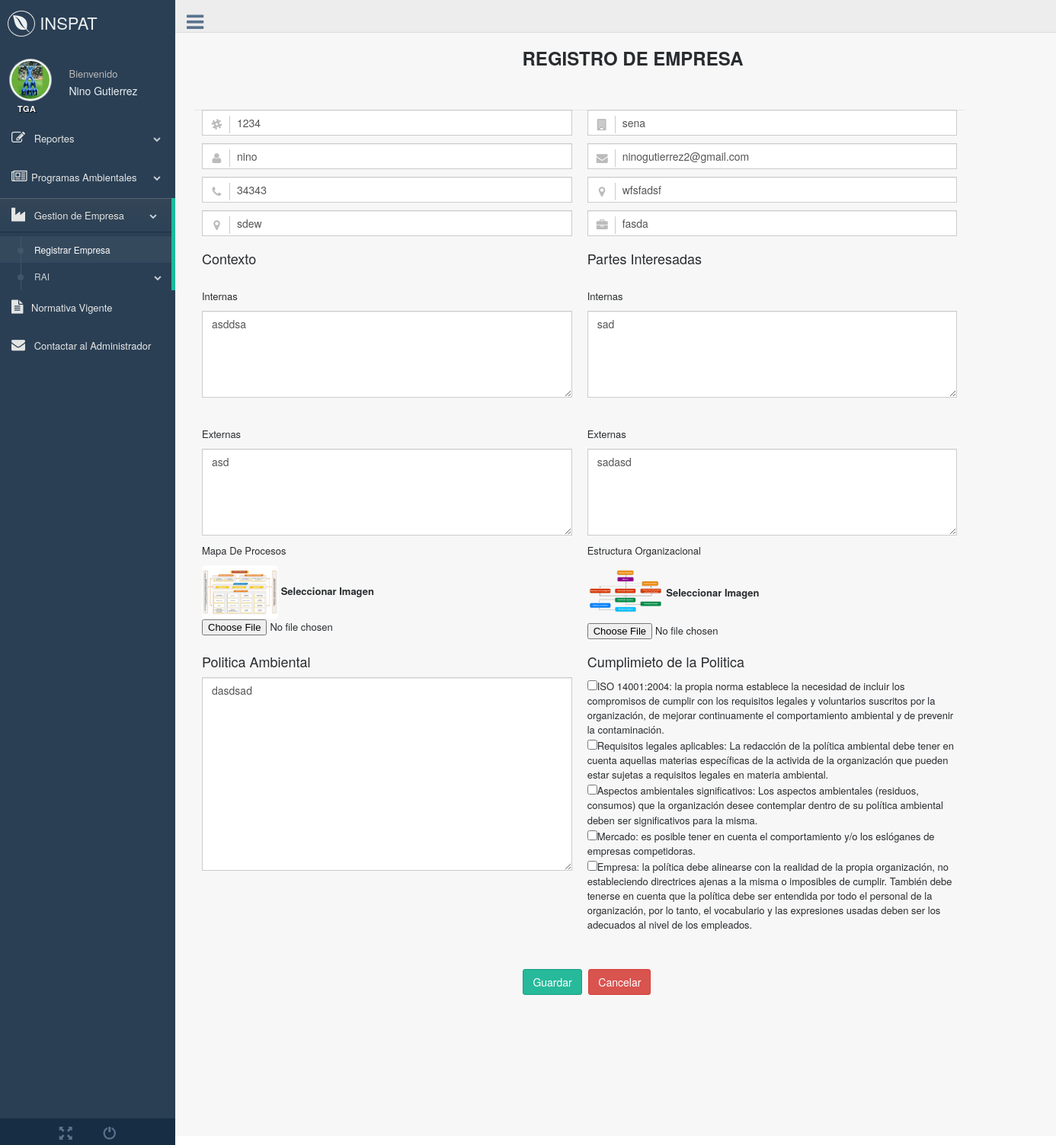
/production/crearempresa.php (signed in), run on the app's committed database.
### tables this page shows
CREATE TABLE `empresa` (
  `id_Emp` int(11) NOT NULL COMMENT 'Llave primaria y es el NIT de la empresa.',
  `Nit_Emp` int(11) DEFAULT NULL,
  `Sede_Emp` varchar(45) DEFAULT NULL,
  `Nom_Emp` varchar(45) NOT NULL COMMENT 'Nombre de la empresa.',
  `Dir_Emp` varchar(45) NOT NULL COMMENT 'Dirección de la Empresa.',
  `Tel_Emp` int(11) DEFAULT NULL COMMENT 'Telefono de la empresa.',
  `Act_Emp` varchar(255) NOT NULL COMMENT 'Actividad de la empresa ( A que se dedica la empresa).',
  `Correo_Emp` varchar(45) NOT NULL COMMENT 'Correo electronico de la empresa.',
  `Politica_Emp` longtext,
  `R_legal` varchar(100) DEFAULT NULL,
  `ct_int` mediumtext,
  `ct_ext` mediumtext,
  `in_int` mediumtext,
  `int_ext` mediumtext,
  `m_pro` varchar(50) DEFAULT NULL,
  `e_org` varchar(50) DEFAULT NULL,
  `fk_id_Usu` int(11) DEFAULT NULL COMMENT 'Llave foranea y la relación de uno a muchos con la tabla Usuario.'
);

### production/crearempresa.php (the view, shortened to what this page needs)
<?php
$conexion=new Conectar;
$base=$conexion->conexion();
$sql="SELECT * FROM empresa WHERE empresa.fk_id_Usu =".$_SESSION['id'];
$sentencia=$base->prepare($sql);
$sentencia->execute();
$resultado=$sentencia->fetch(PDO::FETCH_ASSOC);
 ?>
<!DOCTYPE html>
<html lang="en">
  <head>
    <link href="../vendors/bootstrap/dist/css/bootstrap.min.css" rel="stylesheet">
    <link href="../vendors/font-awesome/css/font-awesome.min.css" rel="stylesheet">
    <link href="../vendors/iCheck/skins/flat/green.css" rel="stylesheet">
    <link href="../vendors/bootstrap-progressbar/css/bootstrap-progressbar-3.3.4.min.css" rel="stylesheet">
    <link href="css/maps/jquery-jvectormap-2.0.3.css" rel="stylesheet"/>
    <link href="css/lightbox.css" rel="stylesheet">
    <link href="../build/css/custom.min.css" rel="stylesheet">
  </head>
  <body class="nav-md">
   <?php require_once('index.php'); ?>
        <div class="top_nav">
          <div class="nav_menu">
            <nav class="" role="navigation">
              <div class="nav toggle">
                <a id="menu_toggle"><i class="fa fa-bars"></i></a>
              </div>
            </nav>
          </div>
        </div>
        <div class="right_col" role="main">
          <div class="row">
            <div class="col-md-11 col-sm-11 col-xs-12">
       <h3 class="col-md-8 col-sm-8 col-xs-12 col-md-offset-5"><b>REGISTRO DE EMPRESA</b></small></h3>
                  <div class="x_content">
                    <br/>
                    <form class="form-horizontal form-label-left input_mask" action="php/insertarempresa.php" method="post" enctype="multipart/form-data">
                      <div class="col-md-6 col-sm-6 col-xs-12 form-group has-feedback">
                        <input type="number" class="form-control has-feedback-left" id="inputSuccess3" name="nit" placeholder="NIT" value="<?php echo $resultado['Nit_Emp']; ?>">
                      </div>
                      <div class="col-md-6 col-sm-6 col-xs-12 form-group has-feedback">
                        <input type="text" class="form-control has-feedback-left" id="inputSuccess2" name="nom" placeholder="Nombre de la Empresa" value="<?php echo $resultado['Nom_Emp']; ?>" required>
                      </div>
                      <div class="col-md-6 col-sm-6 col-xs-12 form-group has-feedback">
                        <input type="text" class="form-control has-feedback-left" id="inputSuccess2" placeholder="Representante Legal" name="rep" value="<?php echo $resultado['R_legal']; ?>">
                      </div>
                      <div class="col-md-6 col-sm-6 col-xs-12 form-group has-feedback">
                        <input type="email" class="form-control has-feedback-left" id="inputSuccess4" placeholder="Email" name="email" value="<?php echo $resultado['Correo_Emp']; ?>" required >
                      </div>
                      <div class="col-md-6 col-sm-6 col-xs-12 form-group has-feedback">
                        <input type="number" class="form-control has-feedback-left" id="inputSuccess5" placeholder="Telefono" name="tel" value="<?php  echo $resultado['Tel_Emp'];?>" >
                      </div>
                       <div class="col-md-6 col-sm-6 col-xs-12 form-group has-feedback">
                        <input type="text" class="form-control has-feedback-left" id="inputSuccess6" placeholder="Direccion" name="dir" value="<?php echo $resultado['Dir_Emp']; ?>" required>
                      </div>
                      <div class="col-md-6 col-sm-6 col-xs-12 form-group has-feedback">
                        <input type="text" class="form-control has-feedback-left" id="inputSuccess7" placeholder="Sedes" name="sede" value="<?php echo $resultado['Sede_Emp']; ?>" >
                      </div>
                      <div class="col-md-6 col-sm-6 col-xs-12 form-group has-feedback">
                        <input type="text" class="form-control has-feedback-left" id="inputSuccess8" placeholder="Actividad" name="act" value="<?php echo $resultado['Act_Emp']; ?>" required>
                      </div>
                      <div class="col-md-6 col-sm-6 col-xs-12 form-group has-feedback">
                      <h2>Contexto</h2>
                       <p>Internas</p><textarea class="form-control" rows="5" name="c_int"><?php echo $resultado['ct_int']; ?></textarea>
                      <p>Externas</p><textarea class="form-control" rows="5" name="c_ext"><?php echo $resultado['ct_ext']; ?></textarea>
                      </div>
                      <div class="col-md-6 col-sm-6 col-xs-12 form-group has-feedback">
                      <h2>Partes Interesadas</h2>
                       <p>Internas</p><textarea class="form-control" rows="5" name="pin_int"><?php echo $resultado['in_int']; ?></textarea>
                      <p>Externas</p><textarea class="form-control" rows="5" name="pin_ext"><?php echo $resultado['int_ext']; ?></textarea>
                      </div>
                      <div class="col-md-6 col-sm-6 col-xs-12 form-group has-feedback">
                        <p>Mapa De Procesos</p>
                   <a href="images/mapaproceso/<?php echo $resultado['m_pro'] ?>" data-lightbox="image-1" data-title="Mapa de proceso"><img src="images/mapaproceso/<?php echo $resultado['m_pro'] ?>" width="100px" class="img-rounded"></a>
                        <label class="control-label">Seleccionar Imagen</label>
                           <input class="img" type="file" name="imgmap" accept="image/*" class="file-loading" '>
                        <span class="form-control-feedback rigth"></span>
                      </div>
                      <div class="col-md-6 col-sm-6 col-xs-12 form-group has-feedback">
                        <p>Estructura Organizacional</p>
<a href="images/estructuraorg/<?php echo $resultado['e_org'] ?>" data-lightbox="image-1" data-title="Estructura organizacional"><img  src="images/estructuraorg/<?php echo $resultado['e_org'] ?>" width="100px" class="img-rounded"></a>
                        <label class="control-label">Seleccionar Imagen</label>
                           <input class="img" type="file" name="imgest" accept="image/*" class="file-loading">
                        <span class="form-control-feedback rigth"></span>
                      </div>
                       <div class="col-md-6 col-sm-6 col-xs-12 form-group has-feedback">
                        <h2>Politica Ambiental</h2><textarea class="form-control" rows="12" name="pol" placeholder='Politica Ambiental'><?php echo $resultado['Politica_Emp']; ?></textarea>
                      </div>
                      <div class="col-md-6 col-sm-6 col-xs-12 form-group has-feedback">
                        <h2>Cumplimieto de la Politica</h2>
                        <div><input type="checkbox" required>ISO 14001:2004: la propia norma establece la necesidad de incluir los compromisos de cumplir con los requisitos legales y voluntarios suscritos por la organización, de mejorar continuamente el comportamiento ambiental y de prevenir la contaminación.</div>
                        <div><input type="checkbox" required>Requisitos legales aplicables: La redacción de la política ambiental debe tener en cuenta aquellas materias específicas de la activida de la organización que pueden estar sujetas a requisitos legales en materia ambiental.</div>
                        <div><input type="checkbox" required>Aspectos ambientales significativos: Los aspectos ambientales (residuos, consumos) que la organización desee contemplar dentro de su política ambiental deben ser significativos para la misma.</div>
                        <div><input type="checkbox" required>Mercado: es posible tener en cuenta el comportamiento y/o los eslóganes de empresas competidoras.</div>
                        <div><input type="checkbox" required>Empresa: la política debe alinearse con la realidad de la propia organización, no estableciendo directrices ajenas a la misma o imposibles de cumplir. También debe tenerse en cuenta que la política debe ser entendida por todo el personal de la organización, por lo tanto, el vocabulario y las expresiones usadas deben ser los adecuados al nivel de los empleados.</div>
                      </div>
                      <div class="ln_solid"></div>
                      <div class="form-group">
                        <div class="col-md-11 col-sm-11 col-xs-12 col-md-offset-5">
                          <button type="submit" class="btn btn-success">Guardar</button>
                          <button type="" class="btn btn-danger">Cancelar</button>
                        </div>
                      </div>
                    </form>
              </div>
            </div>
          </div>
        </div>
        <footer>
        </footer>
      </div>
    </div>
     <link href="css/fileinput.css" media="all" rel="stylesheet" type="text/css" />
  </body>
</html>

### production/index.php (shortened to what this page needs)
<div class="container body">
   <div class="main_container">
     <div class="col-md-3 left_col">
       <div class="left_col scroll-view">
         <div class="navbar nav_title" style="border: 0;">
           <a href="perfil.php" class="site_title"><i class="fa fa-envira"></i> <span>INSPAT</span></a>
         </div>
         <div class="profile">
           <div class="profile_pic">
            <a href="perfil.php"><img src="<?php  echo "images/".$_SESSION['foto']; ?>" alt="..." class="img-circle profile_img"></a>
           </div>
           <div class="profile_info">
             <span>Bienvenido</span>
             <h2><?php echo $_SESSION['nombre']." ".$_SESSION['apellido']; ?></h2>
           </div>
         </div>
         <br/>
         <div id="sidebar-menu" class="main_menu_side hidden-print main_menu">
          <div class="menu_section">
             <h3><?php echo $_SESSION['rol']; ?></h3>
             <ul class="nav side-menu">
               <li><a><i class="fa fa-edit"></i> Reportes <span class="fa fa-chevron-down"></span></a>
               </li>
               <li><a><i class="fa fa-newspaper-o"></i>Programas Ambientales<span class="fa fa-chevron-down"></span></a>
               </li>
               <li><a><i class="fa fa-industry"></i> Gestion de Empresa <span class="fa fa-chevron-down"></span></a>
                 <ul class="nav child_menu">
                   <li><a href="crearempresa.php">Registrar Empresa</a></li>
                   <li><a>RAI<span class="fa fa-chevron-down"></span></a>
                         </li>
                       </ul>
                     </li>
                 </ul>
               <li><a href="normativa.html"><i class="fa fa-file-text"></i>Normativa Vigente </span></a>
               <li><a href="contactoadmin.html"><i class="fa fa-envelope"></i> Contactar al Administrador </span></a>
               </li>
           </div>
         </div>
         <div class="sidebar-footer hidden-small">
           <a data-toggle="tooltip">
           </a>
           <a data-toggle="tooltip" data-placement="top" title="FullScreen">
             <span class="glyphicon glyphicon-fullscreen" aria-hidden="true" onclick="launchFullScreen(document.documentElement);"></span>
           </a>
           <a data-toggle="tooltip" data-placement="top" title="Cerrar Sesion" href="php/cerrarsesion.php">
             <span class="glyphicon glyphicon-off" aria-hidden="true"></span>
           </a>
           <a data-toggle="tooltip" data-placement="top">
           </a>
         </div>
       </div>
     </div>

### production/css/lightbox.css (style rules this page uses)
body:after { content: url(../images/close.png) url(../images/loading.gif) url(../images/prev.png) url(../images/next.png); display: none; }

### data on the page
empresa: nit "1234", nom "sena", rep "nino", email "ninogutierrez2@gmail.com", tel "34343", dir "wfsfadsf", sede "sdew", act "fasda", c_int "asddsa", c_ext "asd", pin_int "sad", pin_ext "sadasd", m_pro (picture), e_org (picture), pol "dasdsad"

### other printed values
$_SESSION['nombre'] "Nino"
$_SESSION['apellido'] "Gutierrez"
$_SESSION['rol'] "TGA"
